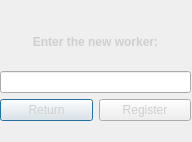
<?xml version="1.0" encoding="UTF-8"?>
<ui version="4.0">
 <class>NewNameWorker</class>
 <widget class="QDialog" name="NewNameWorker">
  <property name="geometry">
   <rect>
    <x>0</x>
    <y>0</y>
    <width>192</width>
    <height>142</height>
   </rect>
  </property>
  <property name="windowTitle">
   <string>Dialog</string>
  </property>
  <property name="styleSheet">
   <string notr="true">background-image: url(:/StartWindow/Design/Фон/ColorResponse.png);</string>
  </property>
  <widget class="QWidget" name="">
   <property name="geometry">
    <rect>
     <x>0</x>
     <y>20</y>
     <width>191</width>
     <height>101</height>
    </rect>
   </property>
   <layout class="QGridLayout" name="gridLayout">
    <item row="3" column="0">
     <widget class="QLineEdit" name="lineEdit">
      <property name="styleSheet">
       <string notr="true">background-image: url(:/StartWindow/Design/Фон/white.jpg);</string>
      </property>
     </widget>
    </item>
    <item row="6" column="0">
     <layout class="QHBoxLayout" name="horizontalLayout">
      <item>
       <widget class="QPushButton" name="pushButton_Return">
        <property name="styleSheet">
         <string notr="true">color: rgb(207, 207, 207);</string>
        </property>
        <property name="text">
         <string>Return</string>
        </property>
       </widget>
      </item>
      <item>
       <widget class="QPushButton" name="pushButton_Register">
        <property name="styleSheet">
         <string notr="true">color: rgb(207, 207, 207);</string>
        </property>
        <property name="text">
         <string>Register</string>
        </property>
       </widget>
      </item>
     </layout>
    </item>
    <item row="2" column="0">
     <widget class="QLabel" name="label">
      <property name="styleSheet">
       <string notr="true">font: 75 8pt &quot;Cascadia Code Light&quot;;
</string>
      </property>
      <property name="text">
       <string>&lt;html&gt;&lt;head/&gt;&lt;body&gt;&lt;p align=&quot;center&quot;&gt;&lt;span style=&quot; font-weight:600; color:#cfcfcf;&quot;&gt;Enter the new worker:&lt;/span&gt;&lt;/p&gt;&lt;/body&gt;&lt;/html&gt;</string>
      </property>
     </widget>
    </item>
   </layout>
  </widget>
  <zorder>lineEdit</zorder>
  <zorder>label</zorder>
  <zorder>pushButton_Return</zorder>
  <zorder>pushButton_Register</zorder>
  <zorder>pushButton_Register</zorder>
  <zorder>pushButton_Return</zorder>
  <zorder>pushButton_Register</zorder>
 </widget>
 <resources/>
 <connections/>
</ui>
